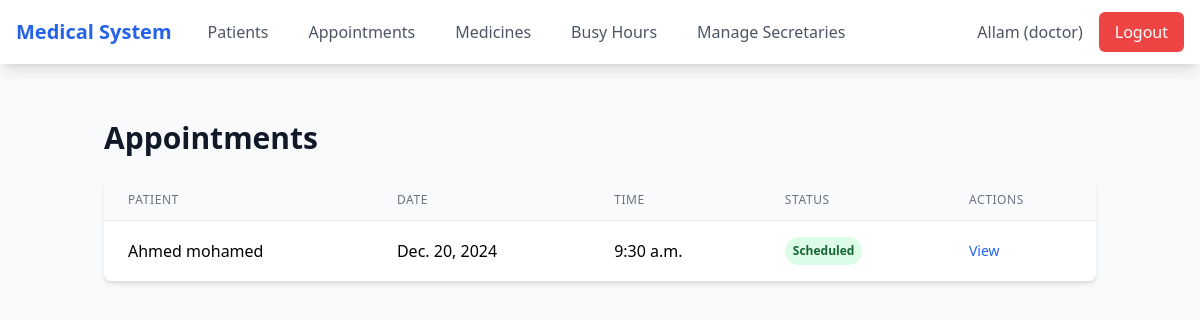
/appointments/ (signed in), run on an earlier commit of the app's database.
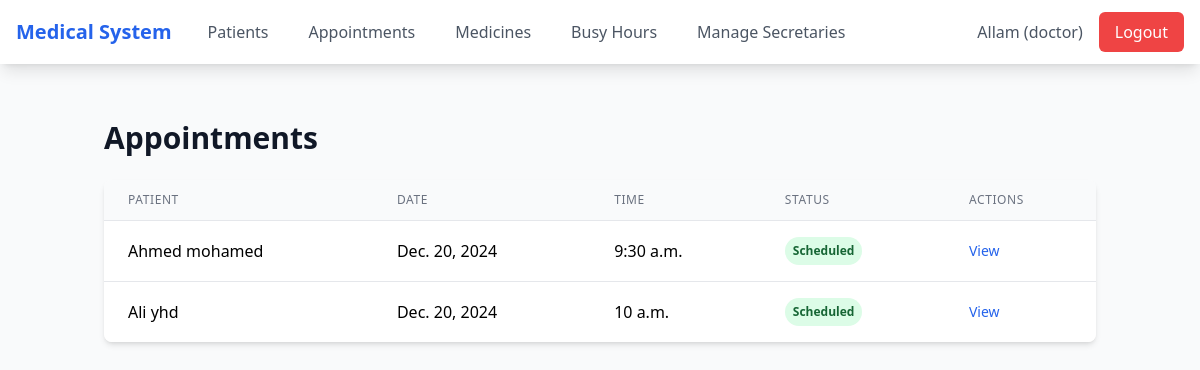
And on a later commit of the database.
### apps/models.py (models this page shows, shortened)
class Appointment(models.Model):
    STATUS_CHOICES = [
        ('scheduled', 'Scheduled'),
        ('completed', 'Completed'),
        ('cancelled', 'Cancelled'),
    ]
    patient = models.ForeignKey(Patient, on_delete=models.CASCADE)
    date = models.DateField()
    time = models.TimeField()
    status = models.CharField(max_length=10, choices=STATUS_CHOICES, default='scheduled')
    created_by = models.ForeignKey(
        settings.AUTH_USER_MODEL,
        on_delete=models.CASCADE,
        related_name='created_appointments'
    )
    created_at = models.DateTimeField(auto_now_add=True)
    updated_at = models.DateTimeField(auto_now=True)

class Patient(models.Model):
    first_name = models.CharField(max_length=100)
    last_name = models.CharField(max_length=100)
    date_of_birth = models.DateField()
    phone = models.CharField(max_length=15)
    email = models.EmailField(blank=True, null=True)
    address = models.TextField()
    created_at = models.DateTimeField(auto_now_add=True)
    updated_at = models.DateTimeField(auto_now=True)

### apps/views.py (the view)
# urls.py: path('appointments/', views.AppointmentListView.as_view(), name='appointment_list'),
class AppointmentListView(LoginRequiredMixin, IsStaffMixin, ListView):
    model = Appointment
    template_name = 'appointments/appointment_list.html'
    context_object_name = 'appointments'
    ordering = ['-date', 'time']
    def get_context_data(self, **kwargs):
        context = super().get_context_data(**kwargs)
        context['is_secretary'] = self.request.user.role == 'secretary'
        return context

### apps/views.py (called while the page is built)
    def test_func(self):
        return self.request.user.role in ['secretary', 'doctor']

### templates/appointments/appointment_list.html (shortened to what this page needs)
{% extends 'base.html' %}
{% block content %}
<div class="container mx-auto px-4 py-6 sm:py-8">
    <div class="flex flex-col sm:flex-row justify-between items-center mb-6 space-y-4 sm:space-y-0">
        <h1 class="text-2xl sm:text-3xl font-bold text-gray-900">Appointments</h1>
    </div>
    <div class="hidden sm:block">
        <div class="bg-white shadow-md rounded-lg overflow-hidden">
            <div class="overflow-x-auto">
                <table class="min-w-full divide-y divide-gray-200">
                    <thead class="bg-gray-50">
                        <tr>
                            <th class="px-6 py-3 text-left text-xs font-medium text-gray-500 uppercase tracking-wider">Patient</th>
                            <th class="px-6 py-3 text-left text-xs font-medium text-gray-500 uppercase tracking-wider">Date</th>
                            <th class="px-6 py-3 text-left text-xs font-medium text-gray-500 uppercase tracking-wider">Time</th>
                            <th class="px-6 py-3 text-left text-xs font-medium text-gray-500 uppercase tracking-wider">Status</th>
                            <th class="px-6 py-3 text-left text-xs font-medium text-gray-500 uppercase tracking-wider">Actions</th>
                        </tr>
                    </thead>
                    <tbody class="bg-white divide-y divide-gray-200">
                        {% for appointment in appointments %}
                        <tr class="hover:bg-gray-50">
                            <td class="px-6 py-4 whitespace-nowrap">{{ appointment.patient.first_name }} {{ appointment.patient.last_name }}</td>
                            <td class="px-6 py-4 whitespace-nowrap">{{ appointment.date }}</td>
                            <td class="px-6 py-4 whitespace-nowrap">{{ appointment.time }}</td>
                            <td class="px-6 py-4 whitespace-nowrap">
                                <span class="px-2 py-1 inline-flex text-xs leading-5 font-semibold rounded-full
                                    {% if appointment.status == 'scheduled' %}bg-green-100 text-green-800
                                    {% elif appointment.status == 'completed' %}bg-blue-100 text-blue-800
                                    {% else %}bg-gray-100 text-gray-800{% endif %}">
                                    {{ appointment.get_status_display }}
                                </span>
                            </td>
                            <td class="px-6 py-4 whitespace-nowrap text-sm font-medium space-x-2">
                                <a href="{% url 'appointment_detail' appointment.pk %}" class="text-blue-600 hover:text-blue-800">View</a>
                            </td>
                        </tr>
                        {% endfor %}
                    </tbody>
                </table>
            </div>
        </div>
    </div>
</div>
{% endblock %}

What changed in the data, as far as the page shows it:
added Appointment: patient.first_name "Ali", patient.last_name "yhd", date "Dec. 20, 2024", time "10 a.m.", status "Scheduled"
